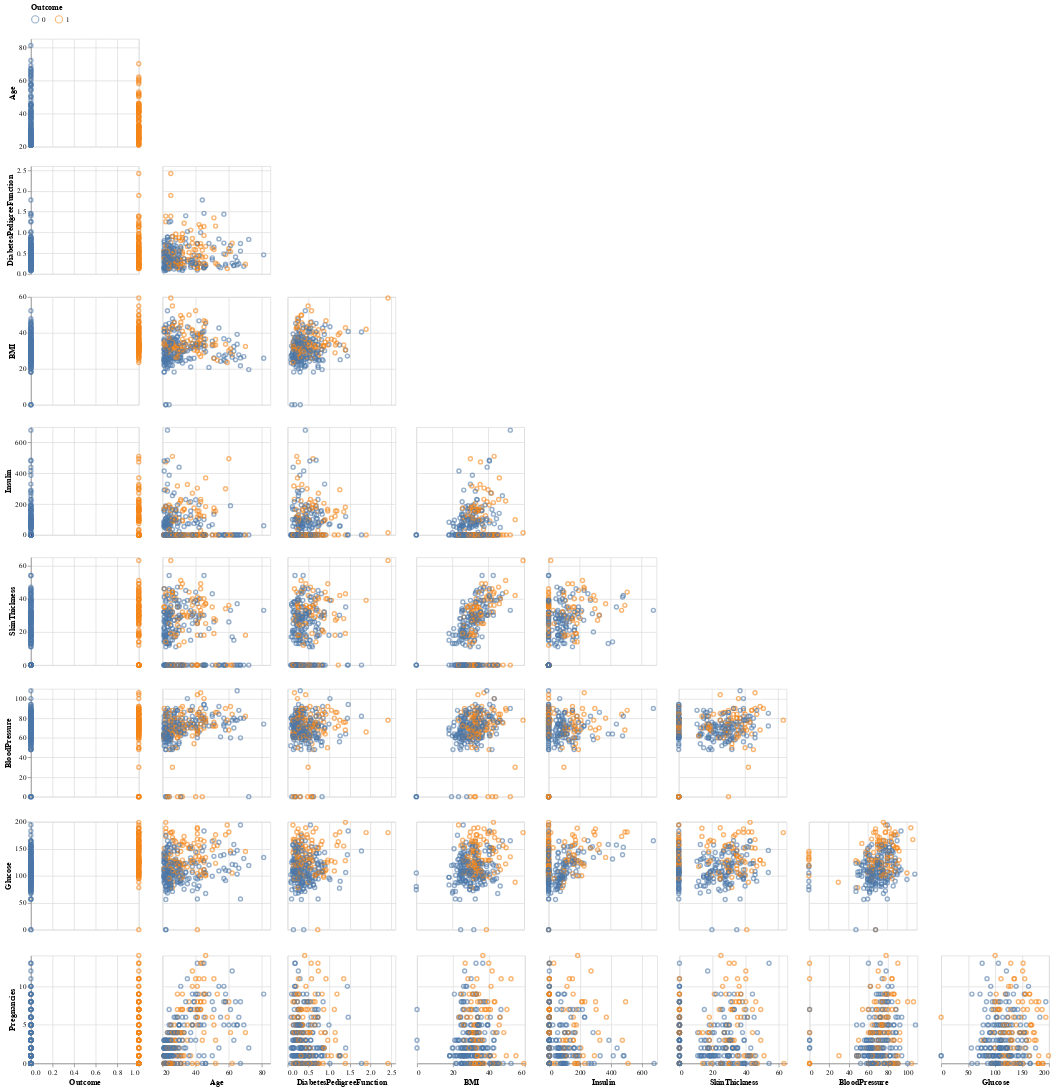

This figure's notebook cell:
### Markdown cell above
Figure 2 shows the correlation between all of the respective features. The main reasoning to analyze thi is to see if there is any multicollinearity between any of the features which is problamatic when conducting a Logistic Regression. We see that highest level of correlation is between Age and Pregnancies (0.53 by Pearson, and 0.59 via Spearman). Since this is below the threshold of 0.7 we can conclude that all feature coefficients are suitable and will not cause any multicollinearity in our model.

### Code cell
aly.pair(train_df[features].sample(300), color='Outcome:N')

### Figure 1 — Vega-Lite specification as saved in the notebook (floating-point values rounded to 4 significant figures; data arrays with more than 128 entries replaced by an {"elided": "..."} marker saying what was removed)
{"config": {"view": {"continuousWidth": 300, "continuousHeight": 300}}, "vconcat": [{"hconcat": [{"mark": {"type": "point"}, "encoding": {"color": {"condition": {"param": "param_2", "field": "Outcome", "legend": {"orient": "top"}, "type": "nominal"}, "value": "lightgrey"}, "opacity": {"condition": {"param": "param_3", "value": 0.6}, "value": 0.1}, "tooltip": {"field": "", "type": "quantitative"}, "x": {"axis": {"domain": false, "labels": false, "ticks": false, "title": ""}, "bin": false, "field": "Outcome", "scale": {"zero": false}, "type": "quantitative"}, "y": {"bin": false, "field": "Age", "scale": {"zero": false}, "type": "quantitative"}}, "height": 150, "name": "view_1", "width": 150}]}, {"hconcat": [{"mark": {"type": "point"}, "encoding": {"color": {"condition": {"param": "param_2", "field": "Outcome", "legend": {"orient": "top"}, "type": "nominal"}, "value": "lightgrey"}, "opacity": {"condition": {"param": "param_3", "value": 0.6}, "value": 0.1}, "tooltip": {"field": "", "type": "quantitative"}, "x": {"axis": {"domain": false, "labels": false, "ticks": false, "title": ""}, "bin": false, "field": "Outcome", "scale": {"zero": false}, "type": "quantitative"}, "y": {"bin": false, "field": "DiabetesPedigreeFunction", "scale": {"zero": false}, "type": "quantitative"}}, "height": 150, "name": "view_2", "width": 150}, {"mark": {"type": "point"}, "encoding": {"color": {"condition": {"param": "param_2", "field": "Outcome", "legend": {"orient": "top"}, "type": "nominal"}, "value": "lightgrey"}, "opacity": {"condition": {"param": "param_3", "value": 0.6}, "value": 0.1}, "tooltip": {"field": "", "type": "quantitative"}, "x": {"axis": {"domain": false, "labels": false, "ticks": false, "title": ""}, "bin": false, "field": "Age", "scale": {"zero": false}, "type": "quantitative"}, "y": {"axis": {"domain": false, "labels": false, "ticks": false, "title": ""}, "bin": false, "field": "DiabetesPedigreeFunction", "scale": {"zero": false}, "type": "quantitative"}}, "height": 150, "name": "view_3", "width": 150}]}, {"hconcat": [{"mark": {"type": "point"}, "encoding": {"color": {"condition": {"param": "param_2", "field": "Outcome", "legend": {"orient": "top"}, "type": "nominal"}, "value": "lightgrey"}, "opacity": {"condition": {"param": "param_3", "value": 0.6}, "value": 0.1}, "tooltip": {"field": "", "type": "quantitative"}, "x": {"axis": {"domain": false, "labels": false, "ticks": false, "title": ""}, "bin": false, "field": "Outcome", "scale": {"zero": false}, "type": "quantitative"}, "y": {"bin": false, "field": "BMI", "scale": {"zero": false}, "type": "quantitative"}}, "height": 150, "name": "view_4", "width": 150}, {"mark": {"type": "point"}, "encoding": {"color": {"condition": {"param": "param_2", "field": "Outcome", "legend": {"orient": "top"}, "type": "nominal"}, "value": "lightgrey"}, "opacity": {"condition": {"param": "param_3", "value": 0.6}, "value": 0.1}, "tooltip": {"field": "", "type": "quantitative"}, "x": {"axis": {"domain": false, "labels": false, "ticks": false, "title": ""}, "bin": false, "field": "Age", "scale": {"zero": false}, "type": "quantitative"}, "y": {"axis": {"domain": false, "labels": false, "ticks": false, "title": ""}, "bin": false, "field": "BMI", "scale": {"zero": false}, "type": "quantitative"}}, "height": 150, "name": "view_5", "width": 150}, {"mark": {"type": "point"}, "encoding": {"color": {"condition": {"param": "param_2", "field": "Outcome", "legend": {"orient": "top"}, "type": "nominal"}, "value": "lightgrey"}, "opacity": {"condition": {"param": "param_3", "value": 0.6}, "value": 0.1}, "tooltip": {"field": "", "type": "quantitative"}, "x": {"axis": {"domain": false, "labels": false, "ticks": false, "title": ""}, "bin": false, "field": "DiabetesPedigreeFunction", "scale": {"zero": false}, "type": "quantitative"}, "y": {"axis": {"domain": false, "labels": false, "ticks": false, "title": ""}, "bin": false, "field": "BMI", "scale": {"zero": false}, "type": "quantitative"}}, "height": 150, "name": "view_6", "width": 150}]}, {"hconcat": [{"mark": {"type": "point"}, "encoding": {"color": {"condition": {"param": "param_2", "field": "Outcome", "legend": {"orient": "top"}, "type": "nominal"}, "value": "lightgrey"}, "opacity": {"condition": {"param": "param_3", "value": 0.6}, "value": 0.1}, "tooltip": {"field": "", "type": "quantitative"}, "x": {"axis": {"domain": false, "labels": false, "ticks": false, "title": ""}, "bin": false, "field": "Outcome", "scale": {"zero": false}, "type": "quantitative"}, "y": {"bin": false, "field": "Insulin", "scale": {"zero": false}, "type": "quantitative"}}, "height": 150, "name": "view_7", "width": 150}, {"mark": {"type": "point"}, "encoding": {"color": {"condition": {"param": "param_2", "field": "Outcome", "legend": {"orient": "top"}, "type": "nominal"}, "value": "lightgrey"}, "opacity": {"condition": {"param": "param_3", "value": 0.6}, "value": 0.1}, "tooltip": {"field": "", "type": "quantitative"}, "x": {"axis": {"domain": false, "labels": false, "ticks": false, "title": ""}, "bin": false, "field": "Age", "scale": {"zero": false}, "type": "quantitative"}, "y": {"axis": {"domain": false, "labels": false, "ticks": false, "title": ""}, "bin": false, "field": "Insulin", "scale": {"zero": false}, "type": "quantitative"}}, "height": 150, "name": "view_8", "width": 150}, {"mark": {"type": "point"}, "encoding": {"color": {"condition": {"param": "param_2", "field": "Outcome", "legend": {"orient": "top"}, "type": "nominal"}, "value": "lightgrey"}, "opacity": {"condition": {"param": "param_3", "value": 0.6}, "value": 0.1}, "tooltip": {"field": "", "type": "quantitative"}, "x": {"axis": {"domain": false, "labels": false, "ticks": false, "title": ""}, "bin": false, "field": "DiabetesPedigreeFunction", "scale": {"zero": false}, "type": "quantitative"}, "y": {"axis": {"domain": false, "labels": false, "ticks": false, "title": ""}, "bin": false, "field": "Insulin", "scale": {"zero": false}, "type": "quantitative"}}, "height": 150, "name": "view_9", "width": 150}, {"mark": {"type": "point"}, "encoding": {"color": {"condition": {"param": "param_2", "field": "Outcome", "legend": {"orient": "top"}, "type": "nominal"}, "value": "lightgrey"}, "opacity": {"condition": {"param": "param_3", "value": 0.6}, "value": 0.1}, "tooltip": {"field": "", "type": "quantitative"}, "x": {"axis": {"domain": false, "labels": false, "ticks": false, "title": ""}, "bin": false, "field": "BMI", "scale": {"zero": false}, "type": "quantitative"}, "y": {"axis": {"domain": false, "labels": false, "ticks": false, "title": ""}, "bin": false, "field": "Insulin", "scale": {"zero": false}, "type": "quantitative"}}, "height": 150, "name": "view_10", "width": 150}]}, {"hconcat": [{"mark": {"type": "point"}, "encoding": {"color": {"condition": {"param": "param_2", "field": "Outcome", "legend": {"orient": "top"}, "type": "nominal"}, "value": "lightgrey"}, "opacity": {"condition": {"param": "param_3", "value": 0.6}, "value": 0.1}, "tooltip": {"field": "", "type": "quantitative"}, "x": {"axis": {"domain": false, "labels": false, "ticks": false, "title": ""}, "bin": false, "field": "Outcome", "scale": {"zero": false}, "type": "quantitative"}, "y": {"bin": false, "field": "SkinThickness", "scale": {"zero": false}, "type": "quantitative"}}, "height": 150, "name": "view_11", "width": 150}, {"mark": {"type": "point"}, "encoding": {"color": {"condition": {"param": "param_2", "field": "Outcome", "legend": {"orient": "top"}, "type": "nominal"}, "value": "lightgrey"}, "opacity": {"condition": {"param": "param_3", "value": 0.6}, "value": 0.1}, "tooltip": {"field": "", "type": "quantitative"}, "x": {"axis": {"domain": false, "labels": false, "ticks": false, "title": ""}, "bin": false, "field": "Age", "scale": {"zero": false}, "type": "quantitative"}, "y": {"axis": {"domain": false, "labels": false, "ticks": false, "title": ""}, "bin": false, "field": "SkinThickness", "scale": {"zero": false}, "type": "quantitative"}}, "height": 150, "name": "view_12", "width": 150}, {"mark": {"type": "point"}, "encoding": {"color": {"condition": {"param": "param_2", "field": "Outcome", "legend": {"orient": "top"}, "type": "nominal"}, "value": "lightgrey"}, "opacity": {"condition": {"param": "param_3", "value": 0.6}, "value": 0.1}, "tooltip": {"field": "", "type": "quantitative"}, "x": {"axis": {"domain": false, "labels": false, "ticks": false, "title": ""}, "bin": false, "field": "DiabetesPedigreeFunction", "scale": {"zero": false}, "type": "quantitative"}, "y": {"axis": {"domain": false, "labels": false, "ticks": false, "title": ""}, "bin": false, "field": "SkinThickness", "scale": {"zero": false}, "type": "quantitative"}}, "height": 150, "name": "view_13", "width": 150}, {"mark": {"type": "point"}, "encoding": {"color": {"condition": {"param": "param_2", "field": "Outcome", "legend": {"orient": "top"}, "type": "nominal"}, "value": "lightgrey"}, "opacity": {"condition": {"param": "param_3", "value": 0.6}, "value": 0.1}, "tooltip": {"field": "", "type": "quantitative"}, "x": {"axis": {"domain": false, "labels": false, "ticks": false, "title": ""}, "bin": false, "field": "BMI", "scale": {"zero": false}, "type": "quantitative"}, "y": {"axis": {"domain": false, "labels": false, "ticks": false, "title": ""}, "bin": false, "field": "SkinThickness", "scale": {"zero": false}, "type": "quantitative"}}, "height": 150, "name": "view_14", "width": 150}, {"mark": {"type": "point"}, "encoding": {"color": {"condition": {"param": "param_2", "field": "Outcome", "legend": {"orient": "top"}, "type": "nominal"}, "value": "lightgrey"}, "opacity": {"condition": {"param": "param_3", "value": 0.6}, "value": 0.1}, "tooltip": {"field": "", "type": "quantitative"}, "x": {"axis": {"domain": false, "labels": false, "ticks": false, "title": ""}, "bin": false, "field": "Insulin", "scale": {"zero": false}, "type": "quantitative"}, "y": {"axis": {"domain": false, "labels": false, "ticks": false, "title": ""}, "bin": false, "field": "SkinThickness", "scale": {"zero": false}, "type": "quantitative"}}, "height": 150, "name": "view_15", "width": 150}]}, {"hconcat": [{"mark": {"type": "point"}, "encoding": {"color": {"condition": {"param": "param_2", "field": "Outcome", "legend": {"orient": "top"}, "type": "nominal"}, "value": "lightgrey"}, "opacity": {"condition": {"param": "param_3", "value": 0.6}, "value": 0.1}, "tooltip": {"field": "", "type": "quantitative"}, "x": {"axis": {"domain": false, "labels": false, "ticks": false, "title": ""}, "bin": false, "field": "Outcome", "scale": {"zero": false}, "type": "quantitative"}, "y": {"bin": false, "field": "BloodPressure", "scale": {"zero": false}, "type": "quantitative"}}, "height": 150, "name": "view_16", "width": 150}, {"mark": {"type": "point"}, "encoding": {"color": {"condition": {"param": "param_2", "field": "Outcome", "legend": {"orient": "top"}, "type": "nominal"}, "value": "lightgrey"}, "opacity": {"condition": {"param": "param_3", "value": 0.6}, "value": 0.1}, "tooltip": {"field": "", "type": "quantitative"}, "x": {"axis": {"domain": false, "labels": false, "ticks": false, "title": ""}, "bin": false, "field": "Age", "scale": {"zero": false}, "type": "quantitative"}, "y": {"axis": {"domain": false, "labels": false, "ticks": false, "title": ""}, "bin": false, "field": "BloodPressure", "scale": {"zero": false}, "type": "quantitative"}}, "height": 150, "name": "view_17", "width": 150}, {"mark": {"type": "point"}, "encoding": {"color": {"condition": {"param": "param_2", "field": "Outcome", "legend": {"orient": "top"}, "type": "nominal"}, "value": "lightgrey"}, "opacity": {"condition": {"param": "param_3", "value": 0.6}, "value": 0.1}, "tooltip": {"field": "", "type": "quantitative"}, "x": {"axis": {"domain": false, "labels": false, "ticks": false, "title": ""}, "bin": false, "field": "DiabetesPedigreeFunction", "scale": {"zero": false}, "type": "quantitative"}, "y": {"axis": {"domain": false, "labels": false, "ticks": false, "title": ""}, "bin": false, "field": "BloodPressure", "scale": {"zero": false}, "type": "quantitative"}}, "height": 150, "name": "view_18", "width": 150}, {"mark": {"type": "point"}, "encoding": {"color": {"condition": {"param": "param_2", "field": "Outcome", "legend": {"orient": "top"}, "type": "nominal"}, "value": "lightgrey"}, "opacity": {"condition": {"param": "param_3", "value": 0.6}, "value": 0.1}, "tooltip": {"field": "", "type": "quantitative"}, "x": {"axis": {"domain": false, "labels": false, "ticks": false, "title": ""}, "bin": false, "field": "BMI", "scale": {"zero": false}, "type": "quantitative"}, "y": {"axis": {"domain": false, "labels": false, "ticks": false, "title": ""}, "bin": false, "field": "BloodPressure", "scale": {"zero": false}, "type": "quantitative"}}, "height": 150, "name": "view_19", "width": 150}, {"mark": {"type": "point"}, "encoding": {"color": {"condition": {"param": "param_2", "field": "Outcome", "legend": {"orient": "top"}, "type": "nominal"}, "value": "lightgrey"}, "opacity": {"condition": {"param": "param_3", "value": 0.6}, "value": 0.1}, "tooltip": {"field": "", "type": "quantitative"}, "x": {"axis": {"domain": false, "labels": false, "ticks": false, "title": ""}, "bin": false, "field": "Insulin", "scale": {"zero": false}, "type": "quantitative"}, "y": {"axis": {"domain": false, "labels": false, "ticks": false, "title": ""}, "bin": false, "field": "BloodPressure", "scale": {"zero": false}, "type": "quantitative"}}, "height": 150, "name": "view_20", "width": 150}, {"mark": {"type": "point"}, "encoding": {"color": {"condition": {"param": "param_2", "field": "Outcome", "legend": {"orient": "top"}, "type": "nominal"}, "value": "lightgrey"}, "opacity": {"condition": {"param": "param_3", "value": 0.6}, "value": 0.1}, "tooltip": {"field": "", "type": "quantitative"}, "x": {"axis": {"domain": false, "labels": false, "ticks": false, "title": ""}, "bin": false, "field": "SkinThickness", "scale": {"zero": false}, "type": "quantitative"}, "y": {"axis": {"domain": false, "labels": false, "ticks": false, "title": ""}, "bin": false, "field": "BloodPressure", "scale": {"zero": false}, "type": "quantitative"}}, "height": 150, "name": "view_21", "width": 150}]}, {"hconcat": [{"mark": {"type": "point"}, "encoding": {"color": {"condition": {"param": "param_2", "field": "Outcome", "legend": {"orient": "top"}, "type": "nominal"}, "value": "lightgrey"}, "opacity": {"condition": {"param": "param_3", "value": 0.6}, "value": 0.1}, "tooltip": {"field": "", "type": "quantitative"}, "x": {"axis": {"domain": false, "labels": false, "ticks": false, "title": ""}, "bin": false, "field": "Outcome", "scale": {"zero": false}, "type": "quantitative"}, "y": {"bin": false, "field": "Glucose", "scale": {"zero": false}, "type": "quantitative"}}, "height": 150, "name": "view_22", "width": 150}, {"mark": {"type": "point"}, "encoding": {"color": {"condition": {"param": "param_2", "field": "Outcome", "legend": {"orient": "top"}, "type": "nominal"}, "value": "lightgrey"}, "opacity": {"condition": {"param": "param_3", "value": 0.6}, "value": 0.1}, "tooltip": {"field": "", "type": "quantitative"}, "x": {"axis": {"domain": false, "labels": false, "ticks": false, "title": ""}, "bin": false, "field": "Age", "scale": {"zero": false}, "type": "quantitative"}, "y": {"axis": {"domain": false, "labels": false, "ticks": false, "title": ""}, "bin": false, "field": "Glucose", "scale": {"zero": false}, "type": "quantitative"}}, "height": 150, "name": "view_23", "width": 150}, {"mark": {"type": "point"}, "encoding": {"color": {"condition": {"param": "param_2", "field": "Outcome", "legend": {"orient": "top"}, "type": "nominal"}, "value": "lightgrey"}, "opacity": {"condition": {"param": "param_3", "value": 0.6}, "value": 0.1}, "tooltip": {"field": "", "type": "quantitative"}, "x": {"axis": {"domain": false, "labels": false, "ticks": false, "title": ""}, "bin": false, "field": "DiabetesPedigreeFunction", "scale": {"zero": false}, "type": "quantitative"}, "y": {"axis": {"domain": false, "labels": false, "ticks": false, "title": ""}, "bin": false, "field": "Glucose", "scale": {"zero": false}, "type": "quantitative"}}, "height": 150, "name": "view_24", "width": 150}, {"mark": {"type": "point"}, "encoding": {"color": {"condition": {"param": "param_2", "field": "Outcome", "legend": {"orient": "top"}, "type": "nominal"}, "value": "lightgrey"}, "opacity": {"condition": {"param": "param_3", "value": 0.6}, "value": 0.1}, "tooltip": {"field": "", "type": "quantitative"}, "x": {"axis": {"domain": false, "labels": false, "ticks": false, "title": ""}, "bin": false, "field": "BMI", "scale": {"zero": false}, "type": "quantitative"}, "y": {"axis": {"domain": false, "labels": false, "ticks": false, "title": ""}, "bin": false, "field": "Glucose", "scale": {"zero": false}, "type": "quantitative"}}, "height": 150, "name": "view_25", "width": 150}, {"mark": {"type": "point"}, "encoding": {"color": {"condition": {"param": "param_2", "field": "Outcome", "legend": {"orient": "top"}, "type": "nominal"}, "value": "lightgrey"}, "opacity": {"condition": {"param": "param_3", "value": 0.6}, "value": 0.1}, "tooltip": {"field": "", "type": "quantitative"}, "x": {"axis": {"domain": false, "labels": false, "ticks": false, "title": ""}, "bin": false, "field": "Insulin", "scale": {"zero": false}, "type": "quantitative"}, "y": {"axis": {"domain": false, "labels": false, "ticks": false, "title": ""}, "bin": false, "field": "Glucose", "scale": {"zero": false}, "type": "quantitative"}}, "height": 150, "name": "view_26", "width": 150}, {"mark": {"type": "point"}, "encoding": {"color": {"condition": {"param": "param_2", "field": "Outcome", "legend": {"orient": "top"}, "type": "nominal"}, "value": "lightgrey"}, "opacity": {"condition": {"param": "param_3", "value": 0.6}, "value": 0.1}, "tooltip": {"field": "", "type": "quantitative"}, "x": {"axis": {"domain": false, "labels": false, "ticks": false, "title": ""}, "bin": false, "field": "SkinThickness", "scale": {"zero": false}, "type": "quantitative"}, "y": {"axis": {"domain": false, "labels": false, "ticks": false, "title": ""}, "bin": false, "field": "Glucose", "scale": {"zero": false}, "type": "quantitative"}}, "height": 150, "name": "view_27", "width": 150}, {"mark": {"type": "point"}, "encoding": {"color": {"condition": {"param": "param_2", "field": "Outcome", "legend": {"orient": "top"}, "type": "nominal"}, "value": "lightgrey"}, "opacity": {"condition": {"param": "param_3", "value": 0.6}, "value": 0.1}, "tooltip": {"field": "", "type": "quantitative"}, "x": {"axis": {"domain": false, "labels": false, "ticks": false, "title": ""}, "bin": false, "field": "BloodPressure", "scale": {"zero": false}, "type": "quantitative"}, "y": {"axis": {"domain": false, "labels": false, "ticks": false, "title": ""}, "bin": false, "field": "Glucose", "scale": {"zero": false}, "type": "quantitative"}}, "height": 150, "name": "view_28", "width": 150}]}, {"hconcat": [{"mark": {"type": "point"}, "encoding": {"color": {"condition": {"param": "param_2", "field": "Outcome", "legend": {"orient": "top"}, "type": "nominal"}, "value": "lightgrey"}, "opacity": {"condition": {"param": "param_3", "value": 0.6}, "value": 0.1}, "tooltip": {"field": "", "type": "quantitative"}, "x": {"bin": false, "field": "Outcome", "scale": {"zero": false}, "type": "quantitative"}, "y": {"bin": false, "field": "Pregnancies", "scale": {"zero": false}, "type": "quantitative"}}, "height": 150, "name": "view_29", "width": 150}, {"mark": {"type": "point"}, "encoding": {"color": {"condition": {"param": "param_2", "field": "Outcome", "legend": {"orient": "top"}, "type": "nominal"}, "value": "lightgrey"}, "opacity": {"condition": {"param": "param_3", "value": 0.6}, "value": 0.1}, "tooltip": {"field": "", "type": "quantitative"}, "x": {"bin": false, "field": "Age", "scale": {"zero": false}, "type": "quantitative"}, "y": {"axis": {"domain": false, "labels": false, "ticks": false, "title": ""}, "bin": false, "field": "Pregnancies", "scale": {"zero": false}, "type": "quantitative"}}, "height": 150, "name": "view_30", "width": 150}, {"mark": {"type": "point"}, "encoding": {"color": {"condition": {"param": "param_2", "field": "Outcome", "legend": {"orient": "top"}, "type": "nominal"}, "value": "lightgrey"}, "opacity": {"condition": {"param": "param_3", "value": 0.6}, "value": 0.1}, "tooltip": {"field": "", "type": "quantitative"}, "x": {"bin": false, "field": "DiabetesPedigreeFunction", "scale": {"zero": false}, "type": "quantitative"}, "y": {"axis": {"domain": false, "labels": false, "ticks": false, "title": ""}, "bin": false, "field": "Pregnancies", "scale": {"zero": false}, "type": "quantitative"}}, "height": 150, "name": "view_31", "width": 150}, {"mark": {"type": "point"}, "encoding": {"color": {"condition": {"param": "param_2", "field": "Outcome", "legend": {"orient": "top"}, "type": "nominal"}, "value": "lightgrey"}, "opacity": {"condition": {"param": "param_3", "value": 0.6}, "value": 0.1}, "tooltip": {"field": "", "type": "quantitative"}, "x": {"bin": false, "field": "BMI", "scale": {"zero": false}, "type": "quantitative"}, "y": {"axis": {"domain": false, "labels": false, "ticks": false, "title": ""}, "bin": false, "field": "Pregnancies", "scale": {"zero": false}, "type": "quantitative"}}, "height": 150, "name": "view_32", "width": 150}, {"mark": {"type": "point"}, "encoding": {"color": {"condition": {"param": "param_2", "field": "Outcome", "legend": {"orient": "top"}, "type": "nominal"}, "value": "lightgrey"}, "opacity": {"condition": {"param": "param_3", "value": 0.6}, "value": 0.1}, "tooltip": {"field": "", "type": "quantitative"}, "x": {"bin": false, "field": "Insulin", "scale": {"zero": false}, "type": "quantitative"}, "y": {"axis": {"domain": false, "labels": false, "ticks": false, "title": ""}, "bin": false, "field": "Pregnancies", "scale": {"zero": false}, "type": "quantitative"}}, "height": 150, "name": "view_33", "width": 150}, {"mark": {"type": "point"}, "encoding": {"color": {"condition": {"param": "param_2", "field": "Outcome", "legend": {"orient": "top"}, "type": "nominal"}, "value": "lightgrey"}, "opacity": {"condition": {"param": "param_3", "value": 0.6}, "value": 0.1}, "tooltip": {"field": "", "type": "quantitative"}, "x": {"bin": false, "field": "SkinThickness", "scale": {"zero": false}, "type": "quantitative"}, "y": {"axis": {"domain": false, "labels": false, "ticks": false, "title": ""}, "bin": false, "field": "Pregnancies", "scale": {"zero": false}, "type": "quantitative"}}, "height": 150, "name": "view_34", "width": 150}, {"mark": {"type": "point"}, "encoding": {"color": {"condition": {"param": "param_2", "field": "Outcome", "legend": {"orient": "top"}, "type": "nominal"}, "value": "lightgrey"}, "opacity": {"condition": {"param": "param_3", "value": 0.6}, "value": 0.1}, "tooltip": {"field": "", "type": "quantitative"}, "x": {"bin": false, "field": "BloodPressure", "scale": {"zero": false}, "type": "quantitative"}, "y": {"axis": {"domain": false, "labels": false, "ticks": false, "title": ""}, "bin": false, "field": "Pregnancies", "scale": {"zero": false}, "type": "quantitative"}}, "height": 150, "name": "view_35", "width": 150}, {"mark": {"type": "point"}, "encoding": {"color": {"condition": {"param": "param_2", "field": "Outcome", "legend": {"orient": "top"}, "type": "nominal"}, "value": "lightgrey"}, "opacity": {"condition": {"param": "param_3", "value": 0.6}, "value": 0.1}, "tooltip": {"field": "", "type": "quantitative"}, "x": {"bin": false, "field": "Glucose", "scale": {"zero": false}, "type": "quantitative"}, "y": {"axis": {"domain": false, "labels": false, "ticks": false, "title": ""}, "bin": false, "field": "Pregnancies", "scale": {"zero": false}, "type": "quantitative"}}, "height": 150, "name": "view_36", "width": 150}]}], "data": {"name": "data-44771d10ed647013ae379290f8f4ca29"}, "params": [{"name": "param_2", "select": {"type": "interval"}, "views": ["view_1", "view_2", "view_3", "view_4", "view_5", "view_6", "view_7", "view_8", "view_9", "view_10", "view_11", "view_12", "view_13", "view_14", "view_15", "view_16", "view_17", "view_18", "view_19", "view_20", "view_21", "view_22", "view_23", "view_24", "view_25", "view_26", "view_27", "view_28", "view_29", "view_30", "view_31", "view_32", "view_33", "view_34", "view_35", "view_36"]}, {"name": "param_3", "select": {"type": "point", "fields": ["Outcome"]}, "bind": "legend", "views": ["view_1", "view_2", "view_3", "view_4", "view_5", "view_6", "view_7", "view_8", "view_9", "view_10", "view_11", "view_12", "view_13", "view_14", "view_15", "view_16", "view_17", "view_18", "view_19", "view_20", "view_21", "view_22", "view_23", "view_24", "view_25", "view_26", "view_27", "view_28", "view_29", "view_30", "view_31", "view_32", "view_33", "view_34", "view_35", "view_36"]}], "$schema": "https://vega.github.io/schema/vega-lite/v5.20.1.json", "datasets": {"data-44771d10ed647013ae379290f8f4ca29": {"elided": "300 records"}}}
